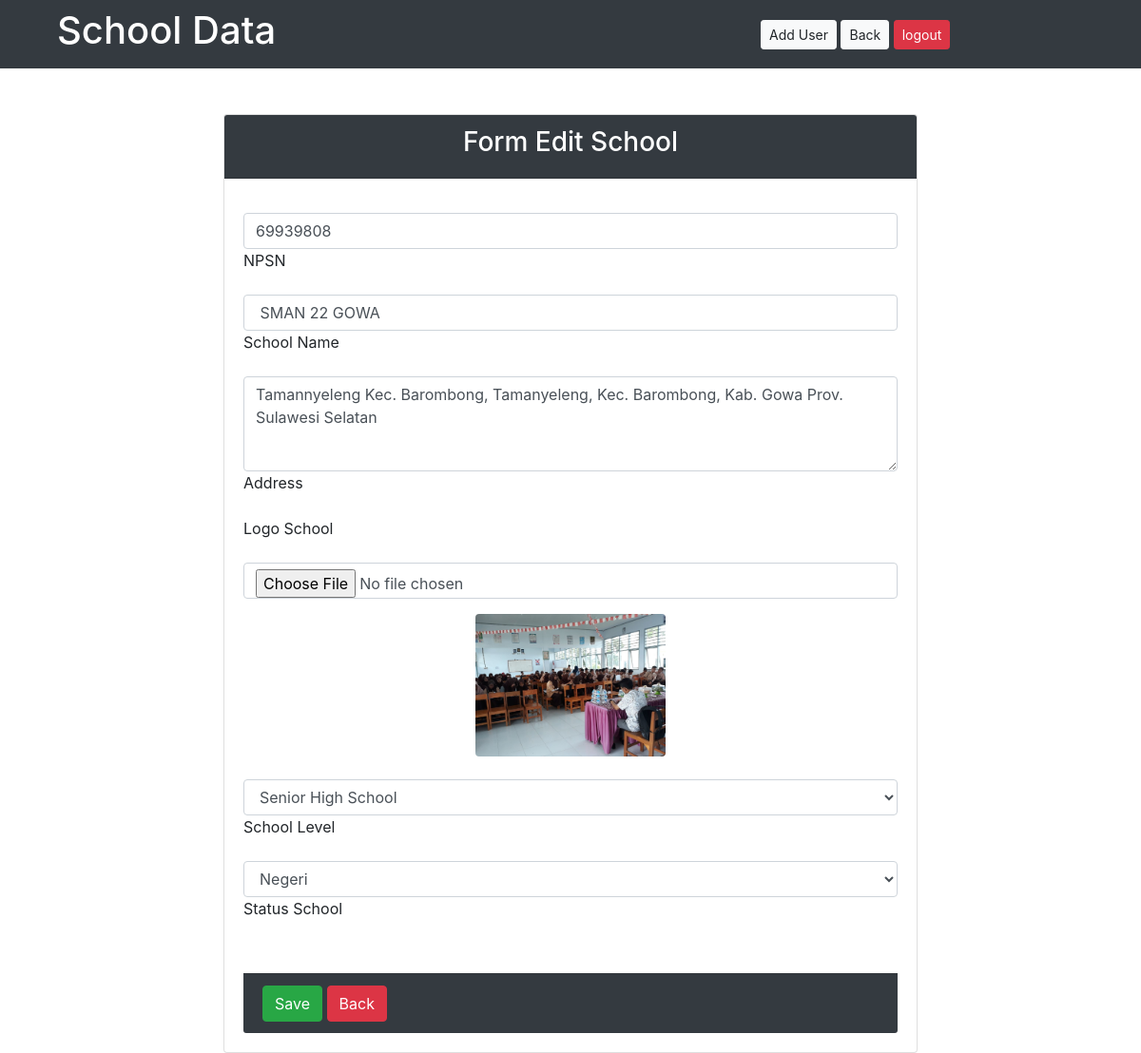
The page /index.php?page=edit-school&id=3 (signed in) on the database its author committed.
### tables this page shows
CREATE TABLE `school_tb` (
  `id` int(11) NOT NULL,
  `NPSN` varchar(20) NOT NULL,
  `name_school` varchar(30) NOT NULL,
  `address` text NOT NULL,
  `logo_school` varchar(50) NOT NULL,
  `school_level` varchar(20) NOT NULL,
  `status_school` varchar(20) NOT NULL,
  `user_id` int(11) NOT NULL
);

### editschool.php (the view, shortened to what this page needs)
<?php
    $id = $_GET['id'];
    require_once 'koneksi.php';
$query = mysqli_query($db,"SELECT * FROM school_tb WHERE id='$id'");
 $data=mysqli_fetch_assoc($query);
?>
<div class="row justify-content-center">
    <div class="col-sm-8">
        <div class="card mt-5">
            <div class="card-header bg-dark text-center">
                <h3 style="color:white;">Form Edit School</h3>
            </div>
            <div class="card-body">
                <form action="" method="POST" enctype="multipart/form-data">
                    <div class="form-floating mb-3 mt-3">
                        <input type="text" id="floatingInput" value="<?=$data['NPSN']?>" class="form-control" placeholder="NPSN" name="npsn" required>
                        <label for="floatingInput">NPSN</label>
                    </div>
                    <div class="form-floating mb-3 mt-3">
                        <input type="text" id="floatingInput" value="<?=$data['name_school']?>" class="form-control" placeholder="School Name" name="nm_school" required>
                        <label for="floatingInput">School Name</label>
                    </div>
                    <div class="form-floating mb-3 mt-3">
                        <textarea type="text" id="floatingInput" value="" class="form-control" style="height: 100px;" placeholder="Address" name="address" required><?=$data['address']?></textarea>
                        <label for="floatingInput">Address</label>
                    </div>
                    <label for="floatingInput">Logo School</label>
                    <div class="form-floating mb-3 mt-3">
                        <input type="file" id="floatingInput" class="form-control" placeholder="Logo School" name="logo">
                        <div class="text-center p-2 mt-2">
                            <img src="assets/<?=$data['logo_school']?>" width="200px" class="rounded">
                        </div>
                    </div>
                   <div class="form-floating mb-3 mt-3">
                       <select  name="level" class="form-control" id="floatingInput">
                            <option value="<?=$data['school_level']?>"><?=$data['school_level']?></option>
                       </select>
                        <label for="floatingInput">School Level</label>
                    </div>
                    <div class="form-floating mb-5 mt-3">
                    <select  name="status" class="form-control" id="floatingInput">
                            <option value="<?=$data['status_school']?>"><?=$data['status_school']?></option>
                    </select>
                        <label for="floatingInput">Status School</label>
                    </div>
                    <div class="card-footer bg-dark">
                        <button type="submit" class="btn btn-success" name="simpan">Save</button>
                        <a href="index.php?page=details-school&id=<?=$data['id']?>" class="btn btn-danger">Back</a>
                    </div>
                </form>
            </div>
        </div>
    </div>
</div>

### rows shown on the page
school_tb: npsn "69939808", nm_school "SMAN 22 GOWA", address "Tamannyeleng Kec. Barombong, Tamanyeleng, Kec. Barombong, Kab. Gowa Prov. Sulawesi Selatan", logo_school (picture), level "Senior High School", status "Negeri"
